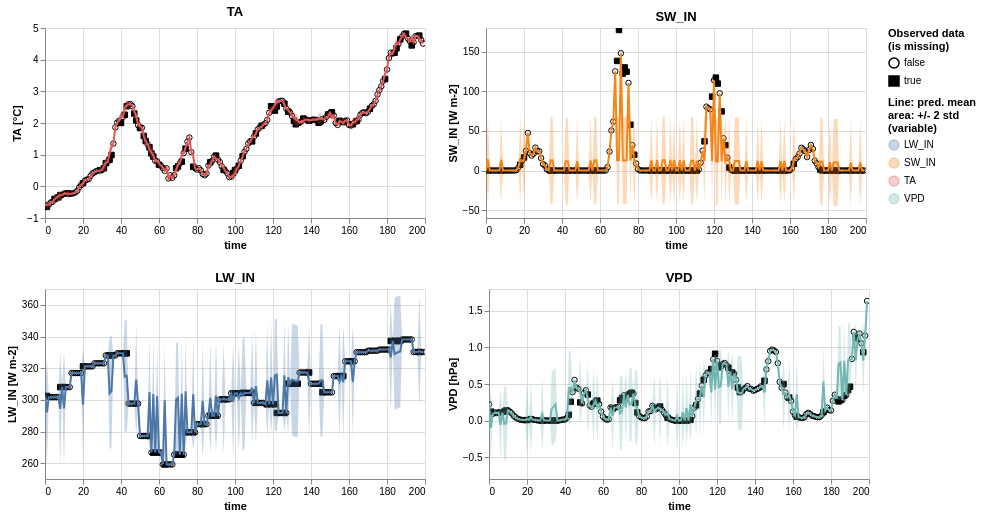

Here is the Vega-Lite specification saved for this chart:
### Vega-Lite specification from a JSON file in a GitHub repository (floating-point values rounded to 4 significant figures; data arrays with more than 128 entries replaced by an {"elided": "..."} marker saying what was removed)
{"config": {"view": {"continuousWidth": 400, "continuousHeight": 300}}, "vconcat": [{"hconcat": [{"layer": [{"data": {"name": "data-846d82b44bbd742bda1667e7e7e5a47e"}, "mark": {"type": "point", "color": "black", "fillOpacity": 1, "strokeWidth": 1}, "encoding": {"fill": {"field": "is_missing", "legend": {"title": ["Observed data", "(is missing)"]}, "scale": {"range": ["#ffffff00", "black"]}, "type": "nominal"}, "shape": {"field": "is_missing", "type": "nominal"}, "x": {"field": "time", "type": "quantitative"}, "y": {"field": "value", "scale": {"zero": false}, "title": "TA [°C]", "type": "quantitative"}}}, {"layer": [{"mark": "errorband", "encoding": {"color": {"field": "variable", "legend": {"title": ["Line: pred. mean", "area: +/- 2 std", "(variable)"]}, "type": "nominal"}, "tooltip": [{"field": "std", "format": ".4", "type": "quantitative"}, {"field": "mean", "format": ".4", "type": "quantitative"}], "x": {"field": "time", "type": "quantitative"}, "y": {"field": "err_low", "scale": {"zero": false}, "title": "TA [°C]", "type": "quantitative"}, "y2": {"field": "err_high"}}, "height": 190, "transform": [{"calculate": "datum.mean - 2 * datum.std", "as": "err_low"}, {"calculate": "datum.mean + 2 * datum.std", "as": "err_high"}], "width": 380}, {"mark": "line", "encoding": {"color": {"field": "variable", "type": "nominal"}, "x": {"field": "time", "type": "quantitative"}, "y": {"field": "mean", "scale": {"zero": false}, "title": "TA [°C]", "type": "quantitative"}}, "selection": {"selector010": {"type": "interval", "bind": "scales", "encodings": ["x"]}}, "title": "TA"}], "data": {"name": "data-dfab5e30a52f276b1857eb13a8970880"}}]}, {"layer": [{"data": {"name": "data-a7d5702c85911f3dd2a3058a7f03a75f"}, "mark": {"type": "point", "color": "black", "fillOpacity": 1, "strokeWidth": 1}, "encoding": {"fill": {"field": "is_missing", "legend": {"title": ["Observed data", "(is missing)"]}, "scale": {"range": ["#ffffff00", "black"]}, "type": "nominal"}, "shape": {"field": "is_missing", "type": "nominal"}, "x": {"field": "time", "type": "quantitative"}, "y": {"field": "value", "scale": {"zero": false}, "title": "SW_IN [W m-2]", "type": "quantitative"}}}, {"layer": [{"mark": "errorband", "encoding": {"color": {"field": "variable", "legend": {"title": ["Line: pred. mean", "area: +/- 2 std", "(variable)"]}, "type": "nominal"}, "tooltip": [{"field": "std", "format": ".4", "type": "quantitative"}, {"field": "mean", "format": ".4", "type": "quantitative"}], "x": {"field": "time", "type": "quantitative"}, "y": {"field": "err_low", "scale": {"zero": false}, "title": "SW_IN [W m-2]", "type": "quantitative"}, "y2": {"field": "err_high"}}, "height": 190, "transform": [{"calculate": "datum.mean - 2 * datum.std", "as": "err_low"}, {"calculate": "datum.mean + 2 * datum.std", "as": "err_high"}], "width": 380}, {"mark": "line", "encoding": {"color": {"field": "variable", "type": "nominal"}, "x": {"field": "time", "type": "quantitative"}, "y": {"field": "mean", "scale": {"zero": false}, "title": "SW_IN [W m-2]", "type": "quantitative"}}, "selection": {"selector010": {"type": "interval", "bind": "scales", "encodings": ["x"]}}, "title": "SW_IN"}], "data": {"name": "data-d2d1a14ae9359affdcf841ee2b1528dd"}}]}]}, {"hconcat": [{"layer": [{"data": {"name": "data-7f7830a0c96b8c4fb62f33111a13b26b"}, "mark": {"type": "point", "color": "black", "fillOpacity": 1, "strokeWidth": 1}, "encoding": {"fill": {"field": "is_missing", "legend": {"title": ["Observed data", "(is missing)"]}, "scale": {"range": ["#ffffff00", "black"]}, "type": "nominal"}, "shape": {"field": "is_missing", "type": "nominal"}, "x": {"field": "time", "type": "quantitative"}, "y": {"field": "value", "scale": {"zero": false}, "title": "LW_IN [W m-2]", "type": "quantitative"}}}, {"layer": [{"mark": "errorband", "encoding": {"color": {"field": "variable", "legend": {"title": ["Line: pred. mean", "area: +/- 2 std", "(variable)"]}, "type": "nominal"}, "tooltip": [{"field": "std", "format": ".4", "type": "quantitative"}, {"field": "mean", "format": ".4", "type": "quantitative"}], "x": {"field": "time", "type": "quantitative"}, "y": {"field": "err_low", "scale": {"zero": false}, "title": "LW_IN [W m-2]", "type": "quantitative"}, "y2": {"field": "err_high"}}, "height": 190, "transform": [{"calculate": "datum.mean - 2 * datum.std", "as": "err_low"}, {"calculate": "datum.mean + 2 * datum.std", "as": "err_high"}], "width": 380}, {"mark": "line", "encoding": {"color": {"field": "variable", "type": "nominal"}, "x": {"field": "time", "type": "quantitative"}, "y": {"field": "mean", "scale": {"zero": false}, "title": "LW_IN [W m-2]", "type": "quantitative"}}, "selection": {"selector010": {"type": "interval", "bind": "scales", "encodings": ["x"]}}, "title": "LW_IN"}], "data": {"name": "data-ef10ba55f725839aac3661399e64faac"}}]}, {"layer": [{"data": {"name": "data-e9197ad81debd9547e657b5e2cc7e00c"}, "mark": {"type": "point", "color": "black", "fillOpacity": 1, "strokeWidth": 1}, "encoding": {"fill": {"field": "is_missing", "legend": {"title": ["Observed data", "(is missing)"]}, "scale": {"range": ["#ffffff00", "black"]}, "type": "nominal"}, "shape": {"field": "is_missing", "type": "nominal"}, "x": {"field": "time", "type": "quantitative"}, "y": {"field": "value", "scale": {"zero": false}, "title": "VPD [hPa]", "type": "quantitative"}}}, {"layer": [{"mark": "errorband", "encoding": {"color": {"field": "variable", "legend": {"title": ["Line: pred. mean", "area: +/- 2 std", "(variable)"]}, "type": "nominal"}, "tooltip": [{"field": "std", "format": ".4", "type": "quantitative"}, {"field": "mean", "format": ".4", "type": "quantitative"}], "x": {"field": "time", "type": "quantitative"}, "y": {"field": "err_low", "scale": {"zero": false}, "title": "VPD [hPa]", "type": "quantitative"}, "y2": {"field": "err_high"}}, "height": 190, "transform": [{"calculate": "datum.mean - 2 * datum.std", "as": "err_low"}, {"calculate": "datum.mean + 2 * datum.std", "as": "err_high"}], "width": 380}, {"mark": "line", "encoding": {"color": {"field": "variable", "type": "nominal"}, "x": {"field": "time", "type": "quantitative"}, "y": {"field": "mean", "scale": {"zero": false}, "title": "VPD [hPa]", "type": "quantitative"}}, "selection": {"selector010": {"type": "interval", "bind": "scales", "encodings": ["x"]}}, "title": "VPD"}], "data": {"name": "data-b1a6342a6dca610169e17e551aa6b3ad"}}]}]}, {"hconcat": []}, {"hconcat": []}, {"hconcat": []}, {"hconcat": []}, {"hconcat": []}, {"hconcat": []}, {"hconcat": []}, {"hconcat": []}, {"hconcat": []}, {"hconcat": []}, {"hconcat": []}, {"hconcat": []}, {"hconcat": []}, {"hconcat": []}, {"hconcat": []}, {"hconcat": []}, {"hconcat": []}, {"hconcat": []}, {"hconcat": []}, {"hconcat": []}, {"hconcat": []}, {"hconcat": []}, {"hconcat": []}, {"hconcat": []}, {"hconcat": []}, {"hconcat": []}, {"hconcat": []}, {"hconcat": []}, {"hconcat": []}, {"hconcat": []}, {"hconcat": []}, {"hconcat": []}, {"hconcat": []}, {"hconcat": []}, {"hconcat": []}, {"hconcat": []}, {"hconcat": []}, {"hconcat": []}, {"hconcat": []}, {"hconcat": []}, {"hconcat": []}, {"hconcat": []}, {"hconcat": []}, {"hconcat": []}, {"hconcat": []}, {"hconcat": []}, {"hconcat": []}, {"hconcat": []}, {"hconcat": []}, {"hconcat": []}, {"hconcat": []}, {"hconcat": []}, {"hconcat": []}, {"hconcat": []}, {"hconcat": []}, {"hconcat": []}, {"hconcat": []}, {"hconcat": []}, {"hconcat": []}, {"hconcat": []}, {"hconcat": []}, {"hconcat": []}, {"hconcat": []}, {"hconcat": []}, {"hconcat": []}, {"hconcat": []}, {"hconcat": []}, {"hconcat": []}, {"hconcat": []}, {"hconcat": []}, {"hconcat": []}, {"hconcat": []}, {"hconcat": []}, {"hconcat": []}, {"hconcat": []}, {"hconcat": []}, {"hconcat": []}, {"hconcat": []}, {"hconcat": []}, {"hconcat": []}, {"hconcat": []}, {"hconcat": []}, {"hconcat": []}, {"hconcat": []}, {"hconcat": []}, {"hconcat": []}, {"hconcat": []}, {"hconcat": []}, {"hconcat": []}, {"hconcat": []}, {"hconcat": []}, {"hconcat": []}, {"hconcat": []}, {"hconcat": []}, {"hconcat": []}, {"hconcat": []}, {"hconcat": []}, {"hconcat": []}, {"hconcat": []}, {"hconcat": []}, {"hconcat": []}, {"hconcat": []}, {"hconcat": []}, {"hconcat": []}, {"hconcat": []}, {"hconcat": []}, {"hconcat": []}, {"hconcat": []}, {"hconcat": []}, {"hconcat": []}, {"hconcat": []}, {"hconcat": []}, {"hconcat": []}, {"hconcat": []}, {"hconcat": []}, {"hconcat": []}, {"hconcat": []}, {"hconcat": []}, {"hconcat": []}, {"hconcat": []}, {"hconcat": []}, {"hconcat": []}, {"hconcat": []}, {"hconcat": []}, {"hconcat": []}, {"hconcat": []}, {"hconcat": []}, {"hconcat": []}, {"hconcat": []}, {"hconcat": []}, {"hconcat": []}, {"hconcat": []}, {"hconcat": []}, {"hconcat": []}, {"hconcat": []}, {"hconcat": []}, {"hconcat": []}, {"hconcat": []}, {"hconcat": []}, {"hconcat": []}, {"hconcat": []}, {"hconcat": []}, {"hconcat": []}, {"hconcat": []}, {"hconcat": []}, {"hconcat": []}, {"hconcat": []}, {"hconcat": []}, {"hconcat": []}, {"hconcat": []}, {"hconcat": []}, {"hconcat": []}, {"hconcat": []}, {"hconcat": []}, {"hconcat": []}, {"hconcat": []}, {"hconcat": []}, {"hconcat": []}, {"hconcat": []}, {"hconcat": []}, {"hconcat": []}, {"hconcat": []}, {"hconcat": []}, {"hconcat": []}, {"hconcat": []}, {"hconcat": []}, {"hconcat": []}, {"hconcat": []}, {"hconcat": []}, {"hconcat": []}, {"hconcat": []}, {"hconcat": []}, {"hconcat": []}, {"hconcat": []}, {"hconcat": []}, {"hconcat": []}, {"hconcat": []}, {"hconcat": []}, {"hconcat": []}, {"hconcat": []}, {"hconcat": []}, {"hconcat": []}, {"hconcat": []}, {"hconcat": []}, {"hconcat": []}, {"hconcat": []}, {"hconcat": []}, {"hconcat": []}, {"hconcat": []}, {"hconcat": []}, {"hconcat": []}, {"hconcat": []}, {"hconcat": []}, {"hconcat": []}, {"hconcat": []}, {"hconcat": []}, {"hconcat": []}, {"hconcat": []}, {"hconcat": []}, {"hconcat": []}, {"hconcat": []}, {"hconcat": []}, {"hconcat": []}, {"hconcat": []}, {"hconcat": []}, {"hconcat": []}, {"hconcat": []}, {"hconcat": []}, {"hconcat": []}, {"hconcat": []}, {"hconcat": []}, {"hconcat": []}, {"hconcat": []}, {"hconcat": []}, {"hconcat": []}, {"hconcat": []}, {"hconcat": []}, {"hconcat": []}, {"hconcat": []}, {"hconcat": []}, {"hconcat": []}, {"hconcat": []}, {"hconcat": []}, {"hconcat": []}, {"hconcat": []}, {"hconcat": []}, {"hconcat": []}, {"hconcat": []}, {"hconcat": []}, {"hconcat": []}, {"hconcat": []}, {"hconcat": []}, {"hconcat": []}, {"hconcat": []}, {"hconcat": []}, {"hconcat": []}, {"hconcat": []}, {"hconcat": []}, {"hconcat": []}, {"hconcat": []}, {"hconcat": []}, {"hconcat": []}, {"hconcat": []}, {"hconcat": []}, {"hconcat": []}, {"hconcat": []}, {"hconcat": []}, {"hconcat": []}, {"hconcat": []}, {"hconcat": []}, {"hconcat": []}, {"hconcat": []}, {"hconcat": []}, {"hconcat": []}, {"hconcat": []}, {"hconcat": []}, {"hconcat": []}, {"hconcat": []}, {"hconcat": []}, {"hconcat": []}, {"hconcat": []}, {"hconcat": []}, {"hconcat": []}, {"hconcat": []}, {"hconcat": []}, {"hconcat": []}, {"hconcat": []}, {"hconcat": []}, {"hconcat": []}, {"hconcat": []}, {"hconcat": []}, {"hconcat": []}, {"hconcat": []}, {"hconcat": []}, {"hconcat": []}, {"hconcat": []}, {"hconcat": []}, {"hconcat": []}, {"hconcat": []}, {"hconcat": []}, {"hconcat": []}, {"hconcat": []}, {"hconcat": []}, {"hconcat": []}, {"hconcat": []}, {"hconcat": []}, {"hconcat": []}, {"hconcat": []}, {"hconcat": []}, {"hconcat": []}, {"hconcat": []}, {"hconcat": []}, {"hconcat": []}, {"hconcat": []}, {"hconcat": []}, {"hconcat": []}, {"hconcat": []}, {"hconcat": []}, {"hconcat": []}, {"hconcat": []}, {"hconcat": []}, {"hconcat": []}, {"hconcat": []}, {"hconcat": []}, {"hconcat": []}, {"hconcat": []}, {"hconcat": []}, {"hconcat": []}, {"hconcat": []}, {"hconcat": []}, {"hconcat": []}, {"hconcat": []}, {"hconcat": []}, {"hconcat": []}, {"hconcat": []}, {"hconcat": []}, {"hconcat": []}, {"hconcat": []}, {"hconcat": []}, {"hconcat": []}, {"hconcat": []}, {"hconcat": []}, {"hconcat": []}, {"hconcat": []}, {"hconcat": []}, {"hconcat": []}, {"hconcat": []}, {"hconcat": []}, {"hconcat": []}, {"hconcat": []}, {"hconcat": []}, {"hconcat": []}, {"hconcat": []}, {"hconcat": []}, {"hconcat": []}, {"hconcat": []}, {"hconcat": []}, {"hconcat": []}, {"hconcat": []}, {"hconcat": []}, {"hconcat": []}, {"hconcat": []}, {"hconcat": []}, {"hconcat": []}, {"hconcat": []}, {"hconcat": []}, {"hconcat": []}, {"hconcat": []}, {"hconcat": []}, {"hconcat": []}, {"hconcat": []}, {"hconcat": []}, {"hconcat": []}, {"hconcat": []}, {"hconcat": []}, {"hconcat": []}, {"hconcat": []}, {"hconcat": []}, {"hconcat": []}, {"hconcat": []}, {"hconcat": []}, {"hconcat": []}, {"hconcat": []}, {"hconcat": []}, {"hconcat": []}, {"hconcat": []}, {"hconcat": []}, {"hconcat": []}, {"hconcat": []}, {"hconcat": []}, {"hconcat": []}, {"hconcat": []}, {"hconcat": []}, {"hconcat": []}, {"hconcat": []}, {"hconcat": []}, {"hconcat": []}, {"hconcat": []}, {"hconcat": []}, {"hconcat": []}, {"hconcat": []}, {"hconcat": []}, {"hconcat": []}, {"hconcat": []}, {"hconcat": []}, {"hconcat": []}, {"hconcat": []}, {"hconcat": []}, {"hconcat": []}, {"hconcat": []}, {"hconcat": []}, {"hconcat": []}, {"hconcat": []}, {"hconcat": []}, {"hconcat": []}, {"hconcat": []}, {"hconcat": []}, {"hconcat": []}], "$schema": "https://vega.github.io/schema/vega-lite/v4.17.0.json", "datasets": {"data-846d82b44bbd742bda1667e7e7e5a47e": {"elided": "200 records"}, "data-dfab5e30a52f276b1857eb13a8970880": {"elided": "200 records"}, "data-a7d5702c85911f3dd2a3058a7f03a75f": {"elided": "200 records"}, "data-d2d1a14ae9359affdcf841ee2b1528dd": {"elided": "200 records"}, "data-7f7830a0c96b8c4fb62f33111a13b26b": {"elided": "200 records"}, "data-ef10ba55f725839aac3661399e64faac": {"elided": "200 records"}, "data-e9197ad81debd9547e657b5e2cc7e00c": {"elided": "200 records"}, "data-b1a6342a6dca610169e17e551aa6b3ad": {"elided": "200 records"}}}
